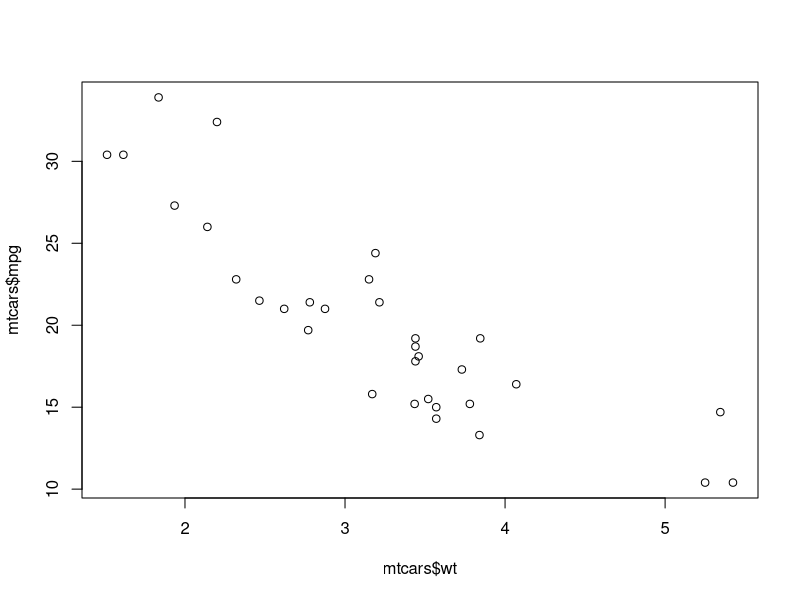
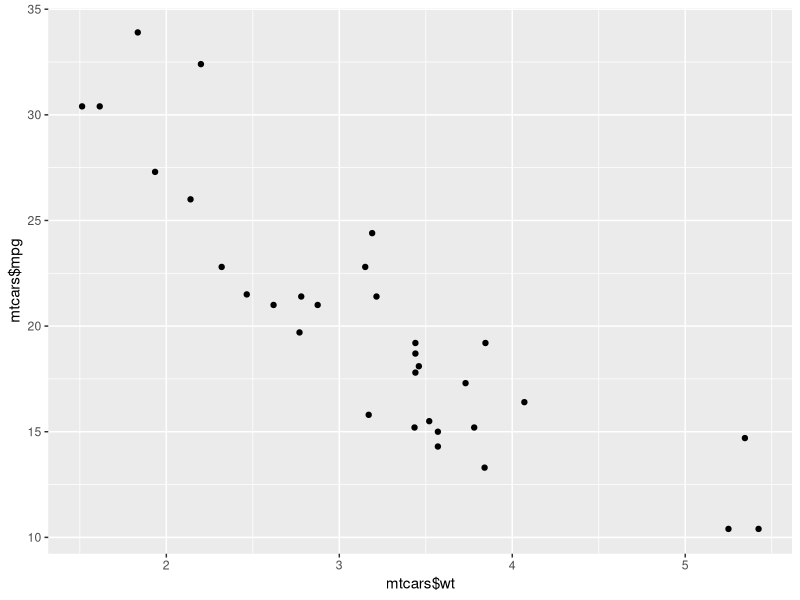
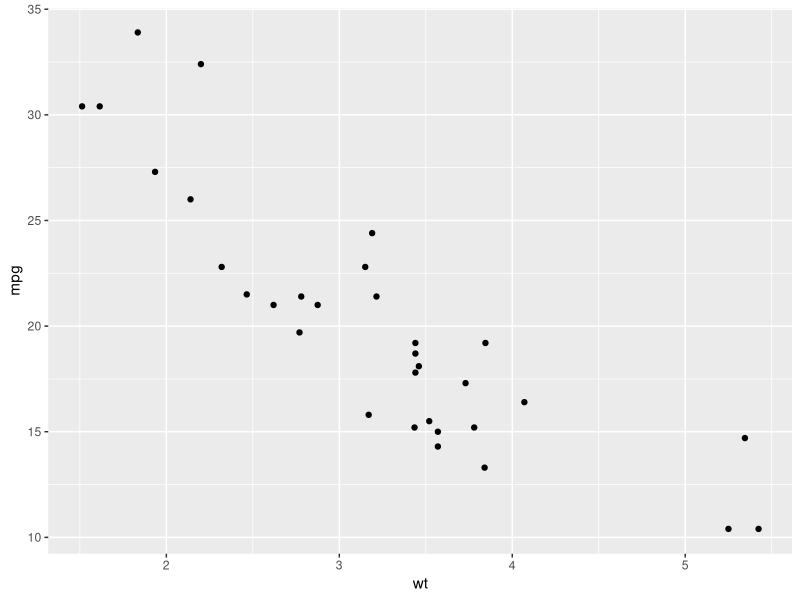
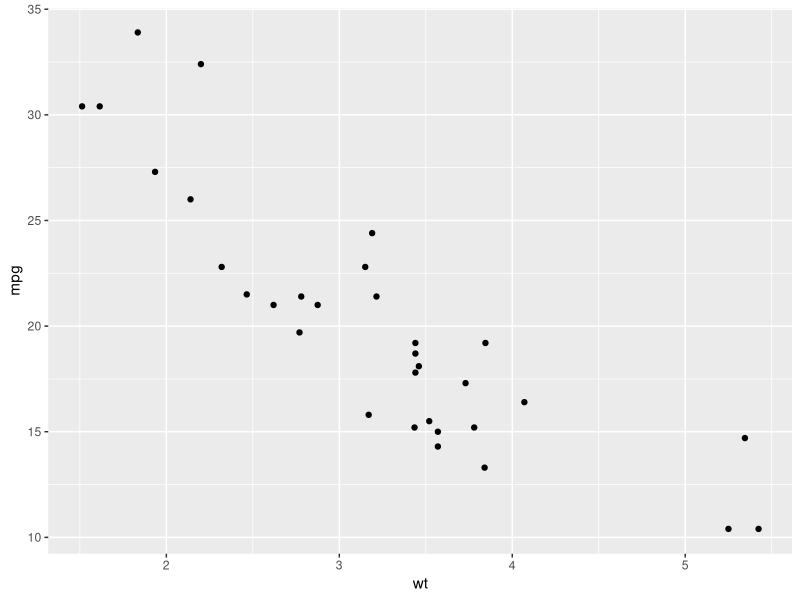
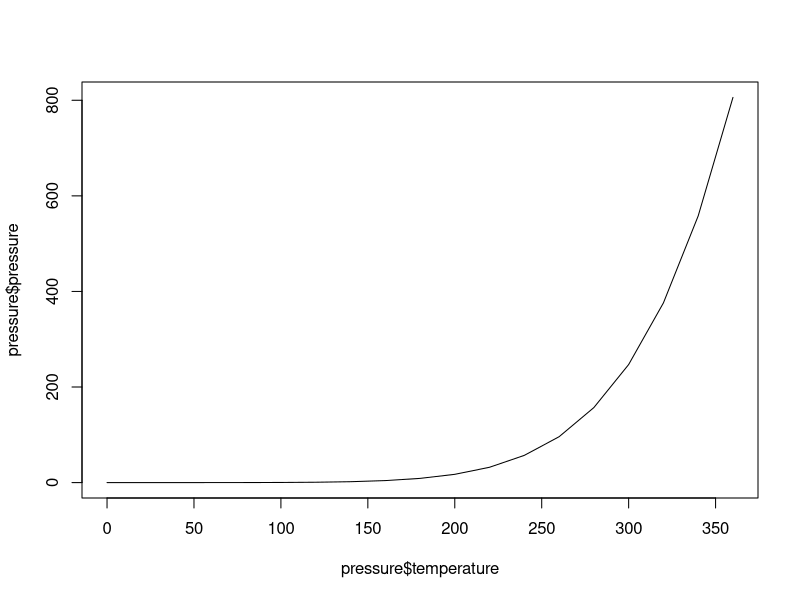
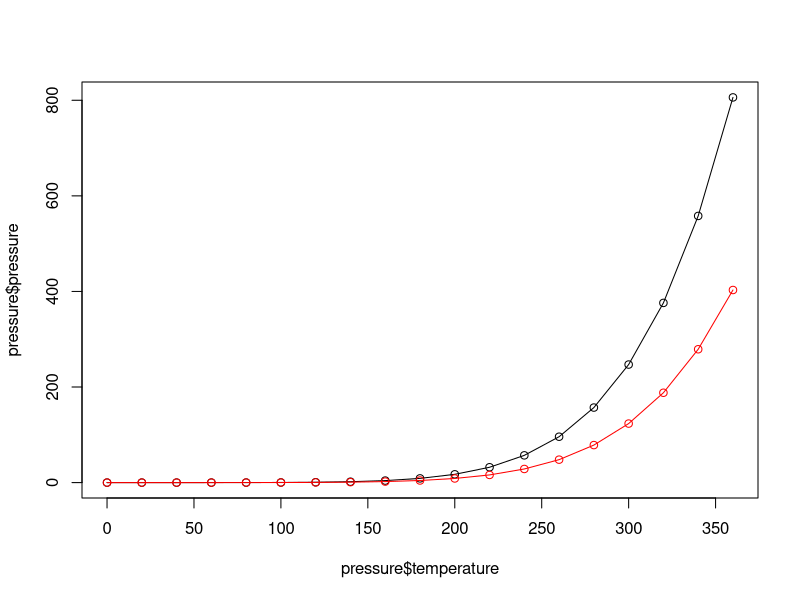
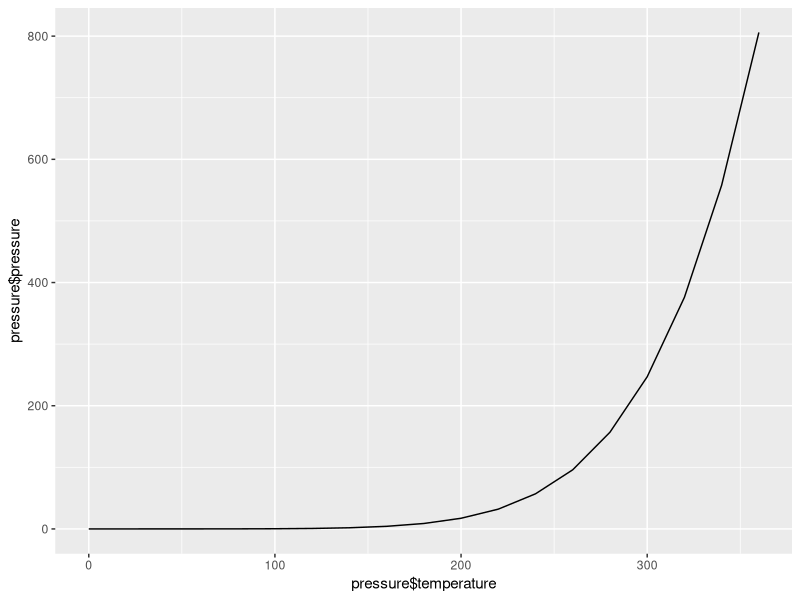
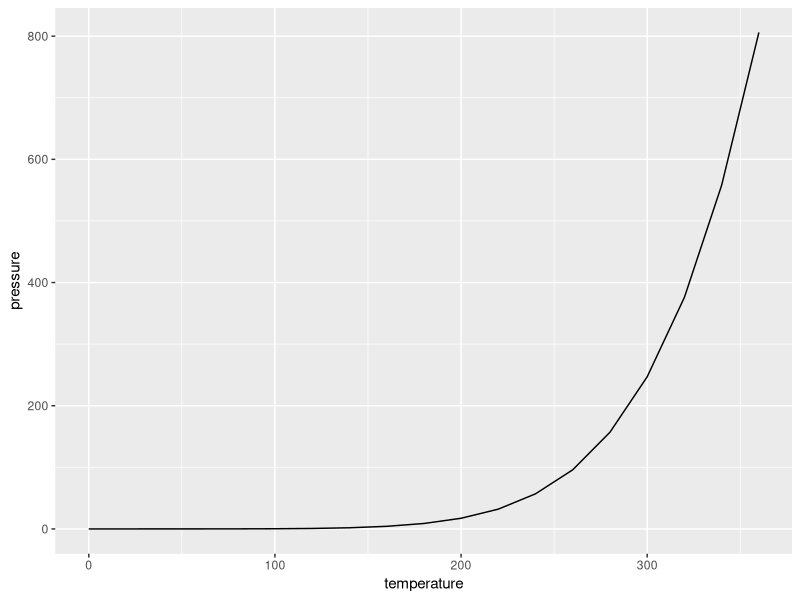

The R script that drew these images, in order: (Note: this script raises an error after producing the figures.)
## ---- chunk 1
plot(mtcars$wt, mtcars$mpg)
## ---- chunk 2
library(ggplot2)
qplot(mtcars$wt, mtcars$mpg)
## ---- chunk 3
qplot(wt, mpg, data=mtcars)
# This is equivalent to:
ggplot(mtcars, aes(x=wt, y=mpg)) + geom_point()
## ---- chunk 4
plot(pressure$temperature, pressure$pressure, type="l")
## ---- chunk 5
plot(pressure$temperature, pressure$pressure, type="l")
points(pressure$temperature, pressure$pressure)

lines(pressure$temperature, pressure$pressure/2, col="red")
points(pressure$temperature, pressure$pressure/2, col="red")
## ---- chunk 6
library(ggplot2)
qplot(pressure$temperature, pressure$pressure, geom="line")
## ---- chunk 7
qplot(temperature, pressure, data=pressure, geom="line")
# This is equivalent to:
ggplot(pressure, aes(x=temperature, y=pressure)) + geom_line()


# Lines and points together
qplot(temperature, pressure, data=pressure, geom=c("line", "point"))
# Equivalent to:
ggplot(pressure, aes(x=temperature, y=pressure)) + geom_line() + geom_point()
## ---- chunk 8
barplot(BOD$demand, names.arg=BOD$Time)
## ---- chunk 9
# Generate a table of counts
barplot(table(mtcars$cyl))
## ---- chunk 10
library(ggplot2)
qplot(BOD$Time, BOD$demand, geom="bar", stat="identity")

# Convert the x variable to a factor, so that it is treated as discrete
qplot(factor(BOD$Time), BOD$demand, geom="bar", stat="identity")
## ---- chunk 11
# cyl is continuous here
qplot(mtcars$cyl)

# Treat cyl as discrete
qplot(factor(mtcars$cyl))
## ---- chunk 12
# Bar graph of values. This uses the BOD data frame, with the
#"Time" column for x values and the "demand" column for y values.
qplot(Time, demand, data=BOD, geom="bar", stat="identity")
# This is equivalent to:
ggplot(BOD, aes(x=Time, y=demand)) + geom_bar(stat="identity")


# Bar graph of counts
qplot(factor(cyl), data=mtcars)
# This is equivalent to:
ggplot(mtcars, aes(x=factor(cyl))) + geom_bar()
## ---- chunk 13
hist(mtcars$mpg)

# Specify approximate number of bins with breaks
hist(mtcars$mpg, breaks=10)
## ---- chunk 14
qplot(mtcars$mpg)
## ---- chunk 15
library(ggplot2)
qplot(mpg, data=mtcars, binwidth=4)
# This is equivalent to:
ggplot(mtcars, aes(x=mpg)) + geom_histogram(binwidth=4)
## ---- chunk 16
plot(ToothGrowth$supp, ToothGrowth$len)
## ---- chunk 17
# Formula syntax
boxplot(len ~ supp, data = ToothGrowth)

# Put interaction of two variables on x-axis
boxplot(len ~ supp + dose, data = ToothGrowth)
## ---- chunk 18
library(ggplot2)
qplot(ToothGrowth$supp, ToothGrowth$len, geom="boxplot")
## ---- chunk 19
qplot(supp, len, data=ToothGrowth, geom="boxplot")
# This is equivalent to:
ggplot(ToothGrowth, aes(x=supp, y=len)) + geom_boxplot()
## ---- chunk 20
# Using three separate vectors
qplot(interaction(ToothGrowth$supp, ToothGrowth$dose), ToothGrowth$len,
      geom="boxplot")

# Alternatively, get the columns from the data frame
qplot(interaction(supp, dose), len, data=ToothGrowth, geom="boxplot")
# This is equivalent to:
ggplot(ToothGrowth, aes(x=interaction(supp, dose), y=len)) + geom_boxplot()
## ---- chunk 21
curve(x^3 - 5*x, from=-4, to=4)
## ---- chunk 22
# Plot a user-defined function
myfun <- function(xvar) {
    1/(1 + exp(-xvar + 10))
}
curve(myfun(x), from=0, to=20)
# Add a line:
curve(1-myfun(x), add = TRUE, col = "red")
## ---- chunk 23
library(ggplot2)
# This sets the x range from 0 to 20
qplot(c(0,20), fun=myfun, stat="function", geom="line")
# This is equivalent to:
ggplot(data.frame(x=c(0, 20)), aes(x=x)) + stat_function(fun=myfun, geom="line")
